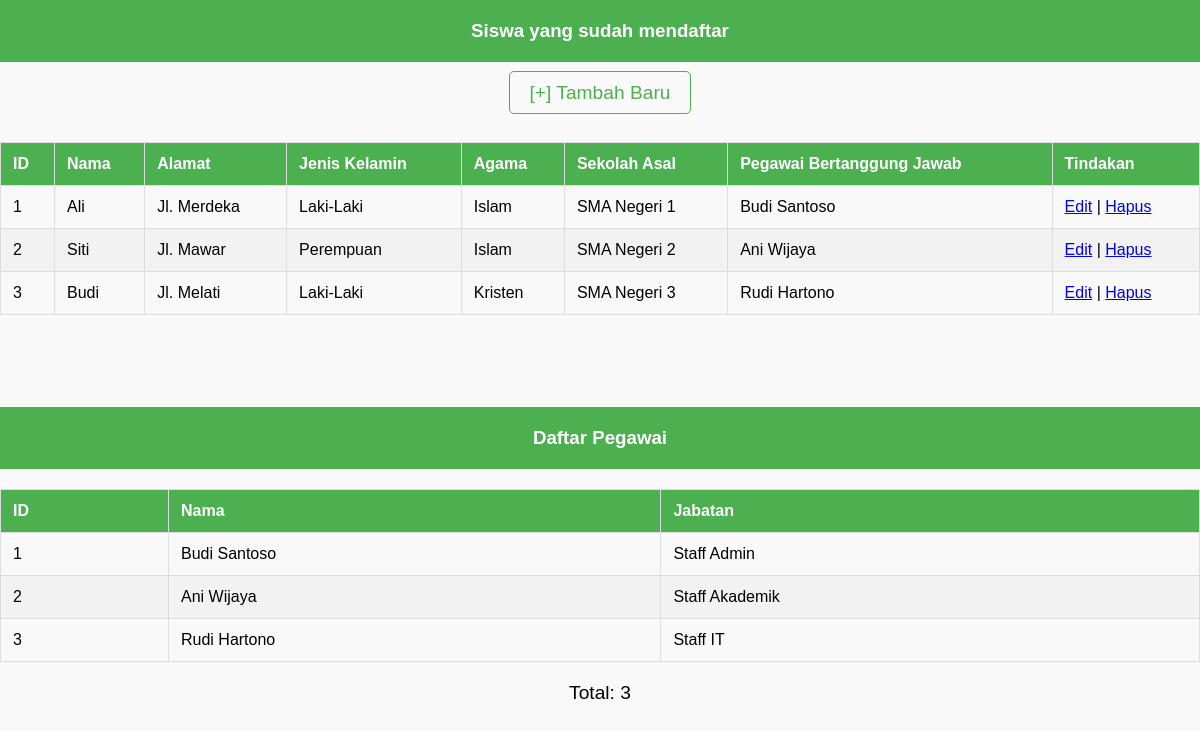
The page /pendaftaran-siswa/update/list-siswa.php on the database its author committed.
### tables this page shows
CREATE TABLE `calon_siswa` (
    `id` INT NOT NULL AUTO_INCREMENT,
    `nama` VARCHAR(64) NOT NULL,
    `alamat` VARCHAR(255) NOT NULL,
    `jenis_kelamin` VARCHAR(16) NOT NULL,
    `agama` VARCHAR(16) NOT NULL,
    `sekolah_asal` VARCHAR(64) NOT NULL,
    `id_pegawai` INT NOT NULL,
    PRIMARY KEY (`id`),
    FOREIGN KEY (`id_pegawai`) REFERENCES `pegawai`(`id_pegawai`)
    ON DELETE CASCADE ON UPDATE CASCADE
);

CREATE TABLE `pegawai` (
    `id_pegawai` INT NOT NULL AUTO_INCREMENT,
    `nama_pegawai` VARCHAR(64) NOT NULL,
    `jabatan` VARCHAR(32) NOT NULL,
    PRIMARY KEY (`id_pegawai`)
);

### pendaftaran-siswa/update/list-siswa.php (the view, shortened to what this page needs)
<?php include("config.php"); ?>
<!DOCTYPE html>
<html lang="id">
<head>
</head>
<body>
<header>
    <h3>Siswa yang sudah mendaftar</h3>
</header>
<nav>
    <a href="form-daftar.php">[+] Tambah Baru</a>
</nav>
<br>
<table>
    <thead>
        <tr>
            <th>ID</th>
            <th>Nama</th>
            <th>Alamat</th>
            <th>Jenis Kelamin</th>
            <th>Agama</th>
            <th>Sekolah Asal</th>
            <th>Pegawai Bertanggung Jawab</th>
            <th>Tindakan</th>
        </tr>
    </thead>
    <tbody>
        <?php
        $sql = "SELECT calon_siswa.*, pegawai.nama_pegawai
                FROM calon_siswa
                LEFT JOIN pegawai ON calon_siswa.id_pegawai = pegawai.id_pegawai";
        $query = mysqli_query($db, $sql);
        while ($siswa = mysqli_fetch_array($query)) {
            echo "<tr>";
            echo "<td>".$siswa['id']."</td>";
            echo "<td>".$siswa['nama']."</td>";
            echo "<td>".$siswa['alamat']."</td>";
            echo "<td>".$siswa['jenis_kelamin']."</td>";
            echo "<td>".$siswa['agama']."</td>";
            echo "<td>".$siswa['sekolah_asal']."</td>";
            echo "<td>".$siswa['nama_pegawai']."</td>";
            echo "<td>";
            echo "<a href='form-edit.php?id=".$siswa['id']."'>Edit</a> | ";
            echo "<a href='hapus.php?id=".$siswa['id']."'>Hapus</a>";
            echo "</td>";
            echo "</tr>";
        }
        ?>
    </tbody>
</table>
<br><br><br><br>
<header>
    <h3>Daftar Pegawai</h3>
</header>
<table>
    <thead>
        <tr>
            <th>ID</th>
            <th>Nama</th>
            <th>Jabatan</th>
        </tr>
    </thead>
    <tbody>
        <?php
        $sql = "SELECT * FROM pegawai";
        $query = mysqli_query($db, $sql);
        while ($pegawai = mysqli_fetch_array($query)) {
            echo "<tr>";
            echo "<td>".$pegawai['id_pegawai']."</td>";
            echo "<td>".$pegawai['nama_pegawai']."</td>";
            echo "<td>".$pegawai['jabatan']."</td>";
            echo "</tr>";
        }
        ?>
    </tbody>
</table>
<p class="total">Total: <?php echo mysqli_num_rows($query) ?></p>
</body>
</html>

### pendaftaran-siswa/update/list-siswa.php (style rules this page uses)
body { font-family: Arial, sans-serif; background-color: #f9f9f9; margin: 0; padding: 0; }
header { background-color: #4CAF50; color: white; padding: 20px; text-align: center; }
header h3 { margin: 0; }
nav { text-align: center; margin-top: 20px; }
nav a { text-decoration: none; color: #4CAF50; font-size: 1.2em; padding: 10px 20px; border-radius: 5px; border: 1px solid #4CAF50; margin: 0 10px; transition: background-color 0.3s; }
table { width: 100%; margin: 20px auto; border-collapse: collapse; }
table, th, td { border: 1px solid #ddd; }
th, td { padding: 12px; text-align: left; }
th { background-color: #4CAF50; color: white; }
tr:nth-child(even) { background-color: #f2f2f2; }
.total { text-align: center; font-size: 1.2em; margin-top: 20px; }

### rows shown on the page
calon_siswa: id "1", nama "Ali", alamat "Jl. Merdeka", jenis_kelamin "Laki-Laki", agama "Islam", sekolah_asal "SMA Negeri 1", id_pegawai.nama_pegawai "Budi Santoso"
calon_siswa: id "2", nama "Siti", alamat "Jl. Mawar", jenis_kelamin "Perempuan", agama "Islam", sekolah_asal "SMA Negeri 2", id_pegawai.nama_pegawai "Ani Wijaya"
calon_siswa: id "3", nama "Budi", alamat "Jl. Melati", jenis_kelamin "Laki-Laki", agama "Kristen", sekolah_asal "SMA Negeri 3", id_pegawai.nama_pegawai "Rudi Hartono"
pegawai: id_pegawai "1", nama_pegawai "Budi Santoso", jabatan "Staff Admin"
pegawai: id_pegawai "2", nama_pegawai "Ani Wijaya", jabatan "Staff Akademik"
pegawai: id_pegawai "3", nama_pegawai "Rudi Hartono", jabatan "Staff IT"

### other values the page prints
mysqli_num_rows($query) "3"
